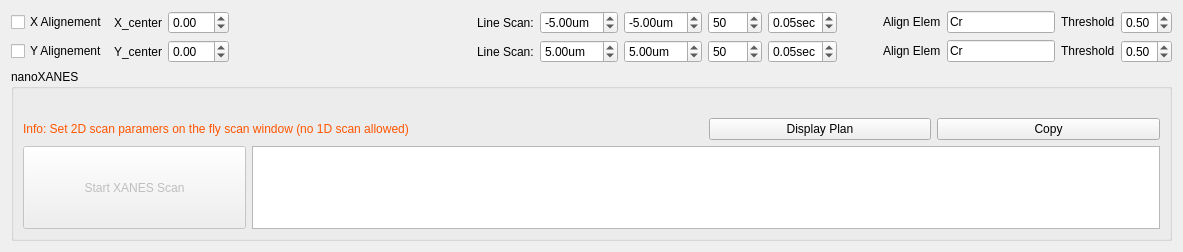
              <widget class="QWidget" name="page_2">
               <property name="geometry">
                <rect>
                 <x>0</x>
                 <y>0</y>
                 <width>1183</width>
                 <height>252</height>
                </rect>
               </property>
               <attribute name="label">
                <string>Alignment and Start XANES</string>
               </attribute>
               <layout class="QGridLayout" name="gridLayout_42">
                <item row="0" column="0">
                 <layout class="QHBoxLayout" name="horizontalLayout_24">
                  <item>
                   <layout class="QVBoxLayout" name="verticalLayout_33">
                    <item>
                     <layout class="QHBoxLayout" name="horizontalLayout_16">
                      <item>
                       <widget class="QCheckBox" name="cb_x_align">
                        <property name="text">
                         <string>X Alignement</string>
                        </property>
                       </widget>
                      </item>
                      <item>
                       <widget class="QLabel" name="label_113">
                        <property name="text">
                         <string>X_center</string>
                        </property>
                       </widget>
                      </item>
                      <item>
                       <widget class="QDoubleSpinBox" name="dsb_xlign_cen_xanes">
                        <property name="minimum">
                         <double>-15.000000000000000</double>
                        </property>
                        <property name="maximum">
                         <double>15.000000000000000</double>
                        </property>
                       </widget>
                      </item>
                      <item>
                       <spacer name="horizontalSpacer_3">
                        <property name="orientation">
                         <enum>Qt::Horizontal</enum>
                        </property>
                        <property name="sizeHint" stdset="0">
                         <size>
                          <width>40</width>
                          <height>20</height>
                         </size>
                        </property>
                       </spacer>
                      </item>
                      <item>
                       <widget class="QLabel" name="label_115">
                        <property name="text">
                         <string>Line Scan:</string>
                        </property>
                       </widget>
                      </item>
                      <item>
                       <widget class="QDoubleSpinBox" name="x_align_start">
                        <property name="sizePolicy">
                         <sizepolicy hsizetype="Preferred" vsizetype="Fixed">
                          <horstretch>0</horstretch>
                          <verstretch>0</verstretch>
                         </sizepolicy>
                        </property>
                        <property name="toolTip">
                         <string>scan range entry</string>
                        </property>
                        <property name="prefix">
                         <string notr="true"/>
                        </property>
                        <property name="suffix">
                         <string>um</string>
                        </property>
                        <property name="minimum">
                         <double>-15.000000000000000</double>
                        </property>
                        <property name="maximum">
                         <double>15.000000000000000</double>
                        </property>
                        <property name="singleStep">
                         <double>1.000000000000000</double>
                        </property>
                        <property name="value">
                         <double>-5.000000000000000</double>
                        </property>
                       </widget>
                      </item>
                      <item>
                       <widget class="QDoubleSpinBox" name="x_align_end">
                        <property name="enabled">
                         <bool>true</bool>
                        </property>
                        <property name="sizePolicy">
                         <sizepolicy hsizetype="Preferred" vsizetype="Fixed">
                          <horstretch>0</horstretch>
                          <verstretch>0</verstretch>
                         </sizepolicy>
                        </property>
                        <property name="toolTip">
                         <string>scan range entry</string>
                        </property>
                        <property name="prefix">
                         <string notr="true"/>
                        </property>
                        <property name="suffix">
                         <string>um</string>
                        </property>
                        <property name="minimum">
                         <double>-15.000000000000000</double>
                        </property>
                        <property name="maximum">
                         <double>15.000000000000000</double>
                        </property>
                        <property name="singleStep">
                         <double>1.000000000000000</double>
                        </property>
                        <property name="value">
                         <double>-5.000000000000000</double>
                        </property>
                       </widget>
                      </item>
                      <item>
                       <widget class="QSpinBox" name="x_align_steps">
                        <property name="sizePolicy">
                         <sizepolicy hsizetype="Preferred" vsizetype="Fixed">
                          <horstretch>0</horstretch>
                          <verstretch>0</verstretch>
                         </sizepolicy>
                        </property>
                        <property name="toolTip">
                         <string>first motor steps</string>
                        </property>
                        <property name="minimum">
                         <number>1</number>
                        </property>
                        <property name="maximum">
                         <number>1000</number>
                        </property>
                        <property name="singleStep">
                         <number>10</number>
                        </property>
                        <property name="value">
                         <number>50</number>
                        </property>
                       </widget>
                      </item>
                      <item>
                       <widget class="QDoubleSpinBox" name="x_align_dwell">
                        <property name="sizePolicy">
                         <sizepolicy hsizetype="Preferred" vsizetype="Fixed">
                          <horstretch>0</horstretch>
                          <verstretch>0</verstretch>
                         </sizepolicy>
                        </property>
                        <property name="toolTip">
                         <string>exposure time per point</string>
                        </property>
                        <property name="prefix">
                         <string/>
                        </property>
                        <property name="suffix">
                         <string notr="true">sec</string>
                        </property>
                        <property name="minimum">
                         <double>0.000000000000000</double>
                        </property>
                        <property name="maximum">
                         <double>0.500000000000000</double>
                        </property>
                        <property name="singleStep">
                         <double>0.010000000000000</double>
                        </property>
                        <property name="value">
                         <double>0.050000000000000</double>
                        </property>
                       </widget>
                      </item>
                     </layout>
                    </item>
                    <item>
                     <layout class="QHBoxLayout" name="horizontalLayout_17">
                      <item>
                       <widget class="QCheckBox" name="cb_y_align">
                        <property name="text">
                         <string>Y Alignement</string>
                        </property>
                       </widget>
                      </item>
                      <item>
                       <widget class="QLabel" name="label_114">
                        <property name="text">
                         <string>Y_center</string>
                        </property>
                       </widget>
                      </item>
                      <item>
                       <widget class="QDoubleSpinBox" name="dsb_yalign_cen_xanes">
                        <property name="minimum">
                         <double>-15.000000000000000</double>
                        </property>
                        <property name="maximum">
                         <double>15.000000000000000</double>
                        </property>
                       </widget>
                      </item>
                      <item>
                       <spacer name="horizontalSpacer_4">
                        <property name="orientation">
                         <enum>Qt::Horizontal</enum>
                        </property>
                        <property name="sizeHint" stdset="0">
                         <size>
                          <width>40</width>
                          <height>20</height>
                         </size>
                        </property>
                       </spacer>
                      </item>
                      <item>
                       <widget class="QLabel" name="label_116">
                        <property name="text">
                         <string>Line Scan:</string>
                        </property>
                       </widget>
                      </item>
                      <item>
                       <widget class="QDoubleSpinBox" name="y_align_start">
                        <property name="sizePolicy">
                         <sizepolicy hsizetype="Preferred" vsizetype="Fixed">
                          <horstretch>0</horstretch>
                          <verstretch>0</verstretch>
                         </sizepolicy>
                        </property>
                        <property name="toolTip">
                         <string>scan range entry</string>
                        </property>
                        <property name="suffix">
                         <string notr="true">um</string>
                        </property>
                        <property name="minimum">
                         <double>-15.000000000000000</double>
                        </property>
                        <property name="maximum">
                         <double>15.000000000000000</double>
                        </property>
                        <property name="singleStep">
                         <double>1.000000000000000</double>
                        </property>
                        <property name="value">
                         <double>5.000000000000000</double>
                        </property>
                       </widget>
                      </item>
                      <item>
                       <widget class="QDoubleSpinBox" name="y_align_end">
                        <property name="sizePolicy">
                         <sizepolicy hsizetype="Preferred" vsizetype="Fixed">
                          <horstretch>0</horstretch>
                          <verstretch>0</verstretch>
                         </sizepolicy>
                        </property>
                        <property name="toolTip">
                         <string>scan range entry</string>
                        </property>
                        <property name="suffix">
                         <string notr="true">um</string>
                        </property>
                        <property name="minimum">
                         <double>-15.000000000000000</double>
                        </property>
                        <property name="maximum">
                         <double>15.000000000000000</double>
                        </property>
                        <property name="singleStep">
                         <double>1.000000000000000</double>
                        </property>
                        <property name="value">
                         <double>5.000000000000000</double>
                        </property>
                       </widget>
                      </item>
                      <item>
                       <widget class="QSpinBox" name="y_align_steps">
                        <property name="sizePolicy">
                         <sizepolicy hsizetype="Preferred" vsizetype="Fixed">
                          <horstretch>0</horstretch>
                          <verstretch>0</verstretch>
                         </sizepolicy>
                        </property>
                        <property name="toolTip">
                         <string>first motor steps</string>
                        </property>
                        <property name="minimum">
                         <number>1</number>
                        </property>
                        <property name="maximum">
                         <number>1000</number>
                        </property>
                        <property name="singleStep">
                         <number>10</number>
                        </property>
                        <property name="value">
                         <number>50</number>
                        </property>
                       </widget>
                      </item>
                      <item>
                       <widget class="QDoubleSpinBox" name="y_align_dwell">
                        <property name="sizePolicy">
                         <sizepolicy hsizetype="Preferred" vsizetype="Fixed">
                          <horstretch>0</horstretch>
                          <verstretch>0</verstretch>
                         </sizepolicy>
                        </property>
                        <property name="toolTip">
                         <string>exposure time per point</string>
                        </property>
                        <property name="prefix">
                         <string/>
                        </property>
                        <property name="suffix">
                         <string notr="true">sec</string>
                        </property>
                        <property name="minimum">
                         <double>0.000000000000000</double>
                        </property>
                        <property name="maximum">
                         <double>0.500000000000000</double>
                        </property>
                        <property name="singleStep">
                         <double>0.010000000000000</double>
                        </property>
                        <property name="value">
                         <double>0.050000000000000</double>
                        </property>
                       </widget>
                      </item>
                     </layout>
                    </item>
                   </layout>
                  </item>
                  <item>
                   <spacer name="horizontalSpacer_2">
                    <property name="orientation">
                     <enum>Qt::Horizontal</enum>
                    </property>
                    <property name="sizeType">
                     <enum>QSizePolicy::Preferred</enum>
                    </property>
                    <property name="sizeHint" stdset="0">
                     <size>
                      <width>40</width>
                      <height>20</height>
                     </size>
                    </property>
                   </spacer>
                  </item>
                  <item>
                   <layout class="QVBoxLayout" name="verticalLayout_34">
                    <item>
                     <layout class="QHBoxLayout" name="horizontalLayout_22">
                      <item>
                       <layout class="QHBoxLayout" name="horizontalLayout_18">
                        <item>
                         <widget class="QLabel" name="label_44">
                          <property name="sizePolicy">
                           <sizepolicy hsizetype="Preferred" vsizetype="Fixed">
                            <horstretch>0</horstretch>
                            <verstretch>0</verstretch>
                           </sizepolicy>
                          </property>
                          <property name="text">
                           <string>Align Elem</string>
                          </property>
                         </widget>
                        </item>
                        <item>
                         <widget class="QLineEdit" name="le_x_align_elem">
                          <property name="sizePolicy">
                           <sizepolicy hsizetype="Fixed" vsizetype="Fixed">
                            <horstretch>0</horstretch>
                            <verstretch>0</verstretch>
                           </sizepolicy>
                          </property>
                          <property name="text">
                           <string>Cr</string>
                          </property>
                         </widget>
                        </item>
                       </layout>
                      </item>
                      <item>
                       <layout class="QHBoxLayout" name="horizontalLayout_20">
                        <item>
                         <widget class="QLabel" name="label_52">
                          <property name="sizePolicy">
                           <sizepolicy hsizetype="Preferred" vsizetype="Fixed">
                            <horstretch>0</horstretch>
                            <verstretch>0</verstretch>
                           </sizepolicy>
                          </property>
                          <property name="text">
                           <string>Threshold</string>
                          </property>
                         </widget>
                        </item>
                        <item>
                         <widget class="QDoubleSpinBox" name="align_x_threshold">
                          <property name="sizePolicy">
                           <sizepolicy hsizetype="Minimum" vsizetype="Fixed">
                            <horstretch>0</horstretch>
                            <verstretch>0</verstretch>
                           </sizepolicy>
                          </property>
                          <property name="minimum">
                           <double>0.010000000000000</double>
                          </property>
                          <property name="maximum">
                           <double>1.000000000000000</double>
                          </property>
                          <property name="value">
                           <double>0.500000000000000</double>
                          </property>
                         </widget>
                        </item>
                       </layout>
                      </item>
                     </layout>
                    </item>
                    <item>
                     <layout class="QHBoxLayout" name="horizontalLayout_23">
                      <item>
                       <layout class="QHBoxLayout" name="horizontalLayout_19">
                        <item>
                         <widget class="QLabel" name="label_51">
                          <property name="sizePolicy">
                           <sizepolicy hsizetype="Preferred" vsizetype="Fixed">
                            <horstretch>0</horstretch>
                            <verstretch>0</verstretch>
                           </sizepolicy>
                          </property>
                          <property name="text">
                           <string>Align Elem</string>
                          </property>
                         </widget>
                        </item>
                        <item>
                         <widget class="QLineEdit" name="le_y_align_elem">
                          <property name="sizePolicy">
                           <sizepolicy hsizetype="Fixed" vsizetype="Fixed">
                            <horstretch>0</horstretch>
                            <verstretch>0</verstretch>
                           </sizepolicy>
                          </property>
                          <property name="text">
                           <string>Cr</string>
                          </property>
                         </widget>
                        </item>
                       </layout>
                      </item>
                      <item>
                       <layout class="QHBoxLayout" name="horizontalLayout_21">
                        <item>
                         <widget class="QLabel" name="label_53">
                          <property name="sizePolicy">
                           <sizepolicy hsizetype="Preferred" vsizetype="Fixed">
                            <horstretch>0</horstretch>
                            <verstretch>0</verstretch>
                           </sizepolicy>
                          </property>
                          <property name="text">
                           <string>Threshold</string>
                          </property>
                         </widget>
                        </item>
                        <item>
                         <widget class="QDoubleSpinBox" name="align_y_threshold">
                          <property name="sizePolicy">
                           <sizepolicy hsizetype="Minimum" vsizetype="Fixed">
                            <horstretch>0</horstretch>
                            <verstretch>0</verstretch>
                           </sizepolicy>
                          </property>
                          <property name="minimum">
                           <double>0.010000000000000</double>
                          </property>
                          <property name="maximum">
                           <double>1.000000000000000</double>
                          </property>
                          <property name="value">
                           <double>0.500000000000000</double>
                          </property>
                         </widget>
                        </item>
                       </layout>
                      </item>
                     </layout>
                    </item>
                   </layout>
                  </item>
                 </layout>
                </item>
                <item row="1" column="0">
                 <spacer name="verticalSpacer_11">
                  <property name="orientation">
                   <enum>Qt::Vertical</enum>
                  </property>
                  <property name="sizeType">
                   <enum>QSizePolicy::Preferred</enum>
                  </property>
                  <property name="sizeHint" stdset="0">
                   <size>
                    <width>20</width>
                    <height>40</height>
                   </size>
                  </property>
                 </spacer>
                </item>
                <item row="2" column="0">
                 <widget class="QGroupBox" name="groupBox_20">
                  <property name="title">
                   <string>nanoXANES</string>
                  </property>
                  <layout class="QGridLayout" name="gridLayout_50">
                   <item row="4" column="1" colspan="4">
                    <widget class="QTextEdit" name="te_xanes_plan">
                     <property name="sizePolicy">
                      <sizepolicy hsizetype="Preferred" vsizetype="Preferred">
                       <horstretch>0</horstretch>
                       <verstretch>0</verstretch>
                      </sizepolicy>
                     </property>
                    </widget>
                   </item>
                   <item row="1" column="4">
                    <widget class="QPushButton" name="pushButton">
                     <property name="text">
                      <string>Copy</string>
                     </property>
                    </widget>
                   </item>
                   <item row="4" column="0">
                    <widget class="QPushButton" name="pb_Start_Xanes">
                     <property name="enabled">
                      <bool>false</bool>
                     </property>
                     <property name="sizePolicy">
                      <sizepolicy hsizetype="Preferred" vsizetype="Preferred">
                       <horstretch>0</horstretch>
                       <verstretch>0</verstretch>
                      </sizepolicy>
                     </property>
                     <property name="styleSheet">
                      <string notr="true">font: 15pt &quot;MS Shell Dlg 2&quot;;</string>
                     </property>
                     <property name="text">
                      <string>Start XANES Scan</string>
                     </property>
                    </widget>
                   </item>
                   <item row="1" column="3">
                    <widget class="QPushButton" name="pb_display_xanes_plan">
                     <property name="text">
                      <string>Display Plan</string>
                     </property>
                    </widget>
                   </item>
                   <item row="1" column="0" colspan="3">
                    <widget class="QLabel" name="label_56">
                     <property name="styleSheet">
                      <string notr="true">color: rgb(255, 85, 0);</string>
                     </property>
                     <property name="text">
                      <string>Info: Set 2D scan paramers on the fly scan window (no 1D scan allowed)</string>
                     </property>
                    </widget>
                   </item>
                   <item row="0" column="0">
                    <widget class="QLabel" name="label_137">
                     <property name="text">
                      <string/>
                     </property>
                    </widget>
                   </item>
                  </layout>
                 </widget>
                </item>
               </layout>
              </widget>
